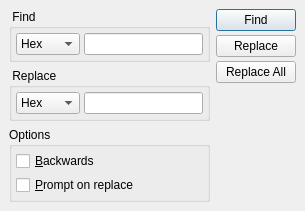
<?xml version="1.0" encoding="UTF-8"?>
<ui version="4.0">
 <class>HexSearchDialog</class>
 <widget class="QDialog" name="HexSearchDialog">
  <property name="geometry">
   <rect>
    <x>0</x>
    <y>0</y>
    <width>305</width>
    <height>179</height>
   </rect>
  </property>
  <property name="sizePolicy">
   <sizepolicy hsizetype="Minimum" vsizetype="Minimum">
    <horstretch>0</horstretch>
    <verstretch>0</verstretch>
   </sizepolicy>
  </property>
  <property name="minimumSize">
   <size>
    <width>0</width>
    <height>0</height>
   </size>
  </property>
  <property name="maximumSize">
   <size>
    <width>305</width>
    <height>179</height>
   </size>
  </property>
  <property name="windowTitle">
   <string>Find/Replace - Hex editor - IDE 65XX</string>
  </property>
  <property name="windowOpacity">
   <double>0.900000000000000</double>
  </property>
  <layout class="QHBoxLayout" name="horizontalLayout_3">
   <property name="spacing">
    <number>6</number>
   </property>
   <property name="leftMargin">
    <number>9</number>
   </property>
   <property name="topMargin">
    <number>9</number>
   </property>
   <property name="rightMargin">
    <number>9</number>
   </property>
   <property name="bottomMargin">
    <number>9</number>
   </property>
   <item>
    <layout class="QVBoxLayout" name="verticalLayout_2">
     <item>
      <widget class="QGroupBox" name="gbFind">
       <property name="sizePolicy">
        <sizepolicy hsizetype="Preferred" vsizetype="Preferred">
         <horstretch>0</horstretch>
         <verstretch>0</verstretch>
        </sizepolicy>
       </property>
       <property name="title">
        <string> Find </string>
       </property>
       <layout class="QHBoxLayout" name="horizontalLayout">
        <property name="spacing">
         <number>4</number>
        </property>
        <property name="leftMargin">
         <number>4</number>
        </property>
        <property name="topMargin">
         <number>4</number>
        </property>
        <property name="rightMargin">
         <number>4</number>
        </property>
        <property name="bottomMargin">
         <number>4</number>
        </property>
        <item>
         <widget class="QComboBox" name="cbFindFormat">
          <item>
           <property name="text">
            <string>Hex</string>
           </property>
          </item>
          <item>
           <property name="text">
            <string>UTF-8</string>
           </property>
          </item>
         </widget>
        </item>
        <item>
         <widget class="QLineEdit" name="lFind"/>
        </item>
       </layout>
      </widget>
     </item>
     <item>
      <widget class="QGroupBox" name="gbReplace">
       <property name="title">
        <string> Replace </string>
       </property>
       <layout class="QHBoxLayout" name="horizontalLayout_2">
        <property name="spacing">
         <number>4</number>
        </property>
        <property name="leftMargin">
         <number>4</number>
        </property>
        <property name="topMargin">
         <number>4</number>
        </property>
        <property name="rightMargin">
         <number>4</number>
        </property>
        <property name="bottomMargin">
         <number>4</number>
        </property>
        <item>
         <widget class="QComboBox" name="cbReplaceFormat">
          <item>
           <property name="text">
            <string>Hex</string>
           </property>
          </item>
          <item>
           <property name="text">
            <string>UTF-8</string>
           </property>
          </item>
         </widget>
        </item>
        <item>
         <widget class="QLineEdit" name="lReplace"/>
        </item>
       </layout>
      </widget>
     </item>
     <item>
      <widget class="QGroupBox" name="gbOptions">
       <property name="title">
        <string>Options</string>
       </property>
       <layout class="QVBoxLayout" name="verticalLayout_3">
        <property name="spacing">
         <number>4</number>
        </property>
        <property name="leftMargin">
         <number>4</number>
        </property>
        <property name="topMargin">
         <number>4</number>
        </property>
        <property name="rightMargin">
         <number>4</number>
        </property>
        <property name="bottomMargin">
         <number>4</number>
        </property>
        <item>
         <widget class="QCheckBox" name="cbBackwards">
          <property name="text">
           <string>&amp;Backwards</string>
          </property>
         </widget>
        </item>
        <item>
         <widget class="QCheckBox" name="cbPrompt">
          <property name="text">
           <string>&amp;Prompt on replace</string>
          </property>
         </widget>
        </item>
       </layout>
      </widget>
     </item>
    </layout>
   </item>
   <item>
    <layout class="QVBoxLayout" name="verticalLayout">
     <property name="spacing">
      <number>4</number>
     </property>
     <property name="topMargin">
      <number>0</number>
     </property>
     <item>
      <widget class="QPushButton" name="pbFind">
       <property name="text">
        <string>Find</string>
       </property>
       <property name="shortcut">
        <string>F3</string>
       </property>
       <property name="default">
        <bool>true</bool>
       </property>
      </widget>
     </item>
     <item>
      <widget class="QPushButton" name="pbReplace">
       <property name="text">
        <string>Replace</string>
       </property>
      </widget>
     </item>
     <item>
      <widget class="QPushButton" name="pbReplaceAll">
       <property name="text">
        <string>Replace All</string>
       </property>
      </widget>
     </item>
     <item>
      <spacer name="verticalSpacer">
       <property name="orientation">
        <enum>Qt::Vertical</enum>
       </property>
       <property name="sizeHint" stdset="0">
        <size>
         <width>20</width>
         <height>40</height>
        </size>
       </property>
      </spacer>
     </item>
    </layout>
   </item>
  </layout>
 </widget>
 <tabstops>
  <tabstop>cbFindFormat</tabstop>
  <tabstop>cbReplaceFormat</tabstop>
  <tabstop>cbBackwards</tabstop>
  <tabstop>cbPrompt</tabstop>
  <tabstop>pbFind</tabstop>
  <tabstop>pbReplace</tabstop>
  <tabstop>pbReplaceAll</tabstop>
 </tabstops>
 <resources/>
 <connections/>
</ui>
